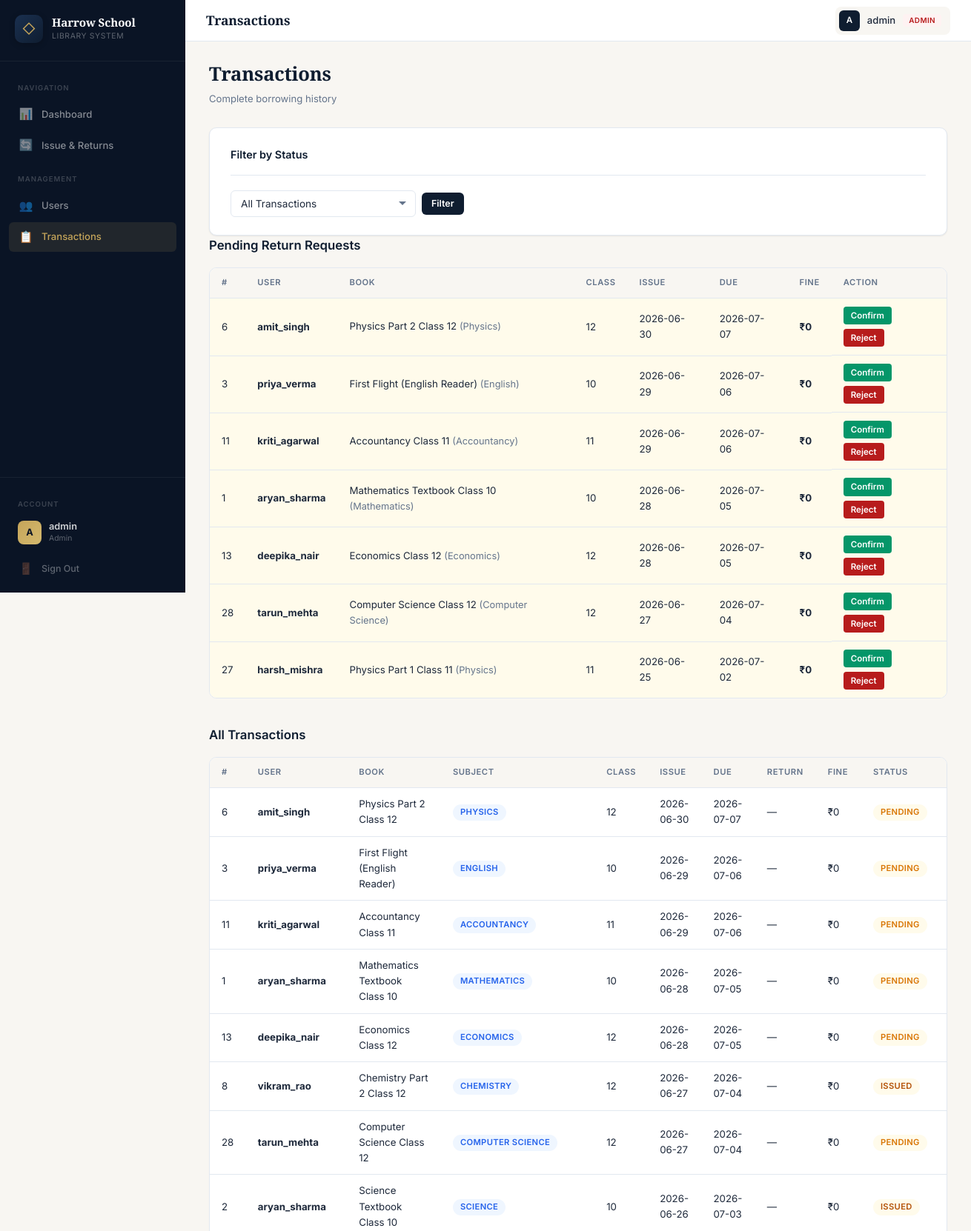
The page /transactions (signed in, upper part) on the database its author committed.
### tables this page shows
CREATE TABLE transactions (
        id INTEGER PRIMARY KEY AUTOINCREMENT,
        user_id INTEGER NOT NULL,
        book_id INTEGER NOT NULL,
        issue_date TEXT NOT NULL,
        return_date TEXT,
        due_date TEXT NOT NULL,
        fine INTEGER DEFAULT 0,
        status TEXT NOT NULL DEFAULT 'issued',
        FOREIGN KEY(user_id) REFERENCES users(id),
        FOREIGN KEY(book_id) REFERENCES books(id)
    );

CREATE TABLE users (
        id INTEGER PRIMARY KEY AUTOINCREMENT,
        username TEXT UNIQUE NOT NULL,
        password TEXT NOT NULL,
        role TEXT NOT NULL DEFAULT 'student',
        email TEXT,
        created_at TIMESTAMP DEFAULT CURRENT_TIMESTAMP
    );

CREATE TABLE books (
        id INTEGER PRIMARY KEY AUTOINCREMENT,
        title TEXT NOT NULL,
        author TEXT NOT NULL,
        isbn TEXT,
        subject TEXT DEFAULT 'General',
        class_level TEXT DEFAULT 'General',
        stream TEXT DEFAULT 'General',
        book_type TEXT DEFAULT 'Textbook',
        magazine_name TEXT,
        publisher TEXT,
        total_copies INTEGER DEFAULT 1,
        available_copies INTEGER DEFAULT 1,
        shelf_row TEXT,
        shelf_column TEXT,
        shelf_block TEXT,
        registered_date TEXT DEFAULT (date('now')),
        created_at TIMESTAMP DEFAULT CURRENT_TIMESTAMP
    );

### app.py (the view)
@app.route('/transactions')
@login_required
@admin_required
def view_transactions():
    db = get_db()
    status_filter = request.args.get('status', '').strip()
    query = """
        SELECT t.id, u.username, b.title, t.issue_date, t.return_date,
               t.due_date, t.fine, t.status, b.subject, b.class_level, b.book_type
        FROM transactions t
        JOIN users u ON t.user_id = u.id
        JOIN books b ON t.book_id = b.id
    """
    params = []
    if status_filter:
        query += " WHERE t.status = ?"
        params.append(status_filter)
    query += " ORDER BY t.issue_date DESC"
    transactions = db.execute(query, params).fetchall()
    db.close()
    return render_template('transactions.html', transactions=transactions, status_filter=status_filter)

### app.py (called while the page is built)
def get_db():
    db = sqlite3.connect("library.db")
    db.row_factory = sqlite3.Row
    db.execute("PRAGMA foreign_keys = ON")
    return db

def login_required(f):
    @wraps(f)
    def decorated_function(*args, **kwargs):
        if 'user_id' not in session:
            return redirect('/')
        return f(*args, **kwargs)
    return decorated_function

def admin_required(f):
    @wraps(f)
    def decorated_function(*args, **kwargs):
        if session.get('role') != 'admin':
            return redirect('/dashboard')
        return f(*args, **kwargs)
    return decorated_function

@app.context_processor
def inject_globals():
    return {
        'now': datetime.now().strftime("%Y-%m-%d"),
        'CLASS_LEVELS': CLASS_LEVELS,
        'STREAMS': STREAMS,
        'BOOK_TYPES': BOOK_TYPES,
        'SUBJECTS': SUBJECTS,
        'MAGAZINE_TYPES': MAGAZINE_TYPES,
        'SUBJECTS_BY_CLASS': SUBJECTS_BY_CLASS
    }

### templates/transactions.html (shortened to what this page needs)
{% extends "layout.html" %}
{% block header_title %}Transactions{% endblock %}
{% block content %}
<div class="page-header">
  <h1>Transactions</h1>
  <div class="subtitle">Complete borrowing history</div>
</div>
<div class="card">
  <div class="card-header"><h3>Filter by Status</h3></div>
  <form method="GET" action="/transactions" class="flex flex-wrap items-center gap-2">
    <select name="status" class="form-control" style="max-width:250px;">
      <option value="">All Transactions</option>
    </select>
    <button type="submit" class="btn btn-primary btn-sm">Filter</button>
  </form>
</div>
<div class="section">
  <div class="section-header"><h2>Pending Return Requests</h2></div>
  {% set pending = transactions|selectattr('status', 'equalto', 'return_requested')|list %}
  {% if pending %}
  <div class="table-wrap">
    <table>
      <thead>
        <tr><th>#</th><th>User</th><th>Book</th><th>Class</th><th>Issue</th><th>Due</th><th>Fine</th><th>Action</th></tr>
      </thead>
      <tbody>
        {% for txn in pending %}
        <tr style="background:var(--color-warning-bg);">
          <td>{{ txn.id }}</td><td><strong>{{ txn.username }}</strong></td>
          <td>{{ txn.title }} <span class="text-muted text-sm">({{ txn.subject }})</span></td>
          <td>{{ txn.class_level or '—' }}</td>
          <td>{{ txn.issue_date }}</td><td>{{ txn.due_date or '—' }}</td>
          <td><strong>₹{{ txn.fine }}</strong></td>
          <td class="actions-cell">
            <a href="/confirm-return/{{ txn.id }}" class="btn btn-success btn-xs" onclick="return confirm('Confirm?')">Confirm</a>
            <a href="/reject-return/{{ txn.id }}" class="btn btn-danger btn-xs" onclick="return confirm('Reject?')">Reject</a>
          </td>
        </tr>
        {% endfor %}
      </tbody>
    </table>
  </div>
  {% else %}
  <div class="empty-state"><p>No pending returns.</p></div>
  {% endif %}
</div>
<div class="section">
  <div class="section-header"><h2>All Transactions</h2></div>
  {% if transactions %}
  <div class="table-wrap">
    <table>
      <thead>
        <tr><th>#</th><th>User</th><th>Book</th><th>Subject</th><th>Class</th><th>Issue</th><th>Due</th><th>Return</th><th>Fine</th><th>Status</th></tr>
      </thead>
      <tbody>
        {% for txn in transactions %}
        <tr>
          <td>{{ txn.id }}</td><td><strong>{{ txn.username }}</strong></td>
          <td>{{ txn.title }}</td>
          <td><span class="badge badge-student">{{ txn.subject }}</span></td>
          <td>{{ txn.class_level or '—' }}</td>
          <td>{{ txn.issue_date }}</td><td>{{ txn.due_date or '—' }}</td>
          <td>{{ txn.return_date or '—' }}</td><td>₹{{ txn.fine }}</td>
          <td><span class="badge badge-{{ txn.status }}">
            {% if txn.status == 'return_requested' %}Pending{% elif txn.status == 'issued' %}Issued{% elif txn.status == 'returned' %}Returned{% else %}{{ txn.status }}{% endif %}
          </span></td>
        </tr>
        {% endfor %}
      </tbody>
    </table>
  </div>
  {% else %}
  <div class="empty-state"><p>No transactions found.</p></div>
  {% endif %}
</div>
{% endblock %}

### rows shown on the page
transactions: id "6", username "amit_singh", title "Physics Part 2 Class 12", subject "Physics", class_level "12", issue_date "2026-06-30", due_date "2026-07-07", fine "0", subject "PHYSICS", return_date "—", status "PENDING"
transactions: id "3", username "priya_verma", title "First Flight (English Reader)", subject "English", class_level "10", issue_date "2026-06-29", due_date "2026-07-06", fine "0", subject "ENGLISH", return_date "—", status "PENDING"
transactions: id "11", username "kriti_agarwal", title "Accountancy Class 11", subject "Accountancy", class_level "11", issue_date "2026-06-29", due_date "2026-07-06", fine "0", subject "ACCOUNTANCY", return_date "—", status "PENDING"
transactions: id "1", username "aryan_sharma", title "Mathematics Textbook Class 10", subject "Mathematics", class_level "10", issue_date "2026-06-28", due_date "2026-07-05", fine "0", subject "MATHEMATICS", return_date "—", status "PENDING"
transactions: id "13", username "deepika_nair", title "Economics Class 12", subject "Economics", class_level "12", issue_date "2026-06-28", due_date "2026-07-05", fine "0", subject "ECONOMICS", return_date "—", status "PENDING"
transactions: id "28", username "tarun_mehta", title "Computer Science Class 12", subject "Computer Science", class_level "12", issue_date "2026-06-27", due_date "2026-07-04", fine "0", subject "COMPUTER SCIENCE", return_date "—", status "PENDING"
transactions: id "27", username "harsh_mishra", title "Physics Part 1 Class 11", subject "Physics", class_level "11", issue_date "2026-06-25", due_date "2026-07-02", fine "0"
transactions: id "8", username "vikram_rao", title "Chemistry Part 2 Class 12", subject "CHEMISTRY", class_level "12", issue_date "2026-06-27", due_date "2026-07-04", return_date "—", fine "0", status "ISSUED"
transactions: id "2", username "aryan_sharma", title "Science Textbook Class 10", subject "SCIENCE", class_level "10", issue_date "2026-06-26", due_date "2026-07-03", return_date "—", fine "0", status "ISSUED"

### other values the page prints
{{ session.get('username')[:1].upper() }} "A"
{{ session.get('username') }} "admin"
{{ session.get('role') }} "Admin"
{{ session.get('role') }} "ADMIN"
